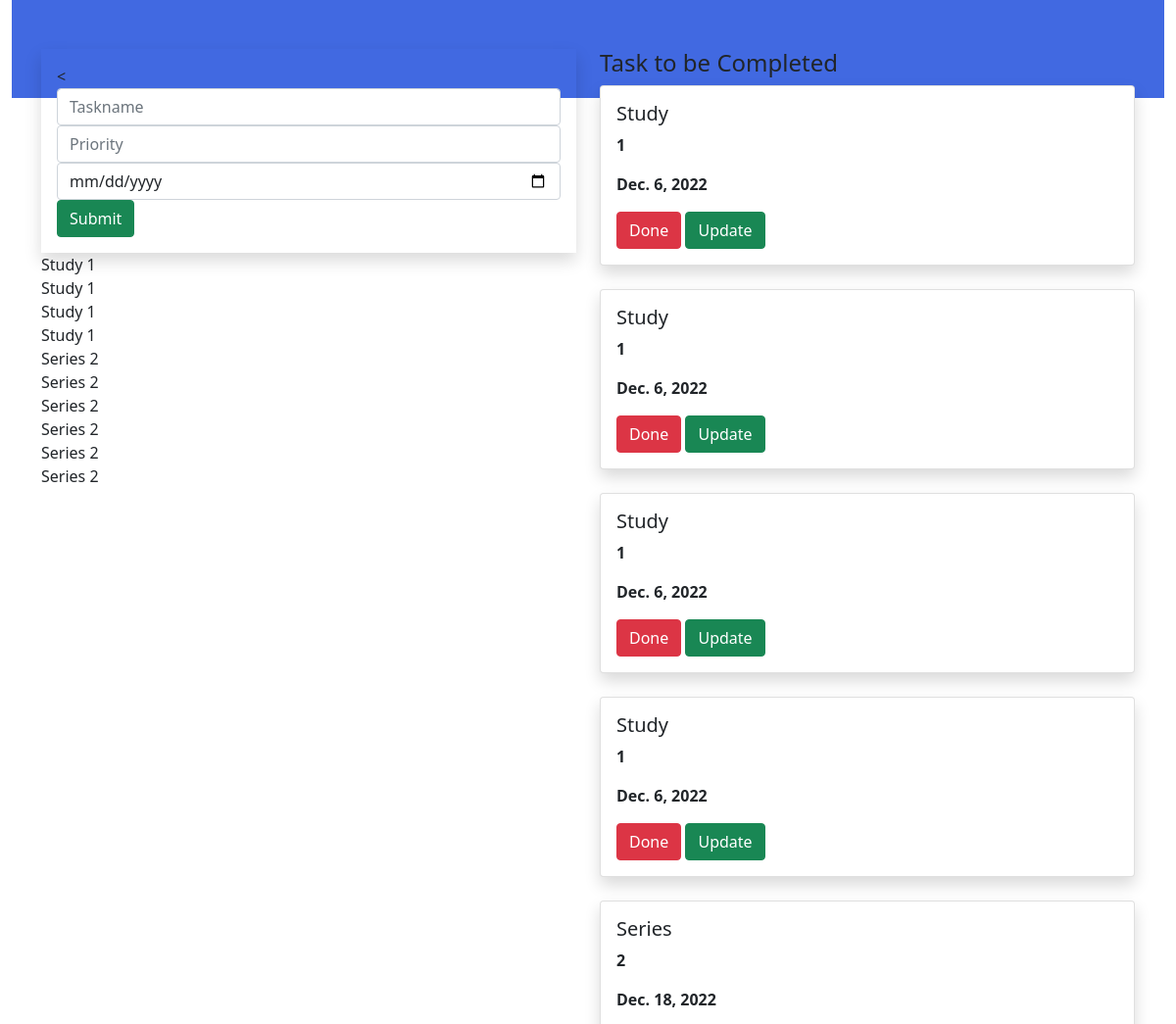
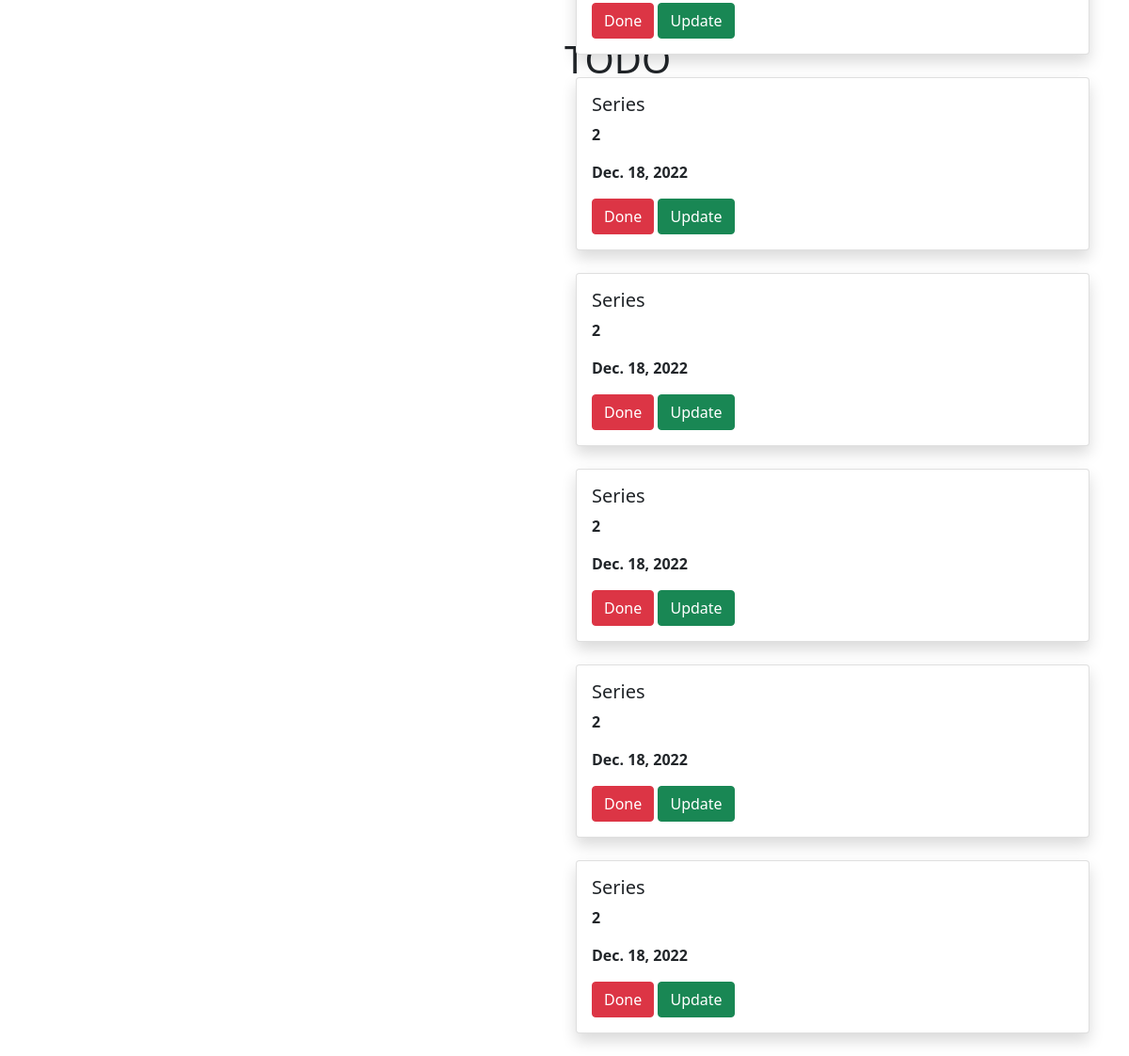
The page / on the database its author committed (2 pictures, top to bottom).
### todoapp/models.py (models this page shows, shortened)
class Task(models.Model):
    name=models.CharField(max_length=250)
    priority=models.IntegerField()
    date=models.DateField(auto_now=False)

### todoapp/views.py (the view)
# urls.py: path('',views.add,name='add'),
def add(request):
    task1=Task.objects.all()
    if request.method=='POST':
        name=request.POST.get('task','')
        priority=request.POST.get('priority','')
        date=request.POST.get('date','')
        task=Task(name=name,priority=priority,date=date)
        task.save()
    return render(request,'home.html',{'task':task1})

### templates/home.html (shortened to what this page needs)
{% extends 'base.html' %}
{% block content %}
<div class="container-fluid">
    <div class="row">
        <div class="col-md-12">
            <div class="banner">
                <div class="banner-text">
                    <h1>TODO</h1>
                </div>
            </div>
        </div>
    </div>
</div>
<div class="container">
    <div class="row">
        <div class="col-md-6">
        <form method="POST" class="p-3 shadow">
            <div class="form-group">
    <<input type="text" class="form-control" name="task" placeholder="Taskname">
</div>
    <input type="text" class="form-control" name="priority" placeholder="Priority">
<div class="form-group">
    <input type="date" class="form-control" name="date" placeholder="Enter your date">
</div>
 <input type="submit" class="btn btn-success">
             </form>
{% for i in task %}
{{i.name}}
{{i.priority}}<br>
{% endfor %}
    </div>
        <div class="col-md-6">
            <h4> Task to be Completed</h4>
            {% for i in task %}
            <div class="shadow card">
                <div class="card-body">
                    <h5 class="card-title">{{i.name}}</h5>
                    <p><b>{{i.priority}}</b></p>
                    <p><b>{{i.date}}</b></p>
                    <a class="btn btn-danger" href="{% url 'delete' i.id %}">Done</a>
                    <a class="btn btn-success" href="{% url 'update' i.id %}">Update</a>
                </div>
            </div>
            <br>
            {% endfor %}
        </div>
</div>
</div>
{% endblock %}

### templates/base.html (shortened to what this page needs)
<!DOCTYPE html>
{% load static %}
<html lang="en">
<head>
  <link href="https://cdn.jsdelivr.net/npm/bootstrap@5.0.2/dist/css/bootstrap.min.css" rel="stylesheet">
    <link rel="stylesheet" href="{% static 'style.css' %}">
</head>
<body>
{% block content %}
{% endblock %}
</body>
</html>

### static/style.css (style rules this page uses)
.banner { background-color:royalblue; width :100%; height : 200%; margin-bottom:50px; }
.banner-text { top:50%; left:50%; position:absolute; transform:transform; }

### rows shown on the page
Task: name "Study", priority "1", date "Dec. 6, 2022"
Task: name "Study", priority "1", date "Dec. 6, 2022"
Task: name "Study", priority "1", date "Dec. 6, 2022"
Task: name "Study", priority "1", date "Dec. 6, 2022"
Task: name "Series", priority "2", date "Dec. 18, 2022"
Task: name "Series", priority "2", date "Dec. 18, 2022"
Task: name "Series", priority "2", date "Dec. 18, 2022"
Task: name "Series", priority "2", date "Dec. 18, 2022"
Task: name "Series", priority "2", date "Dec. 18, 2022"
Task: name "Series", priority "2", date "Dec. 18, 2022"
